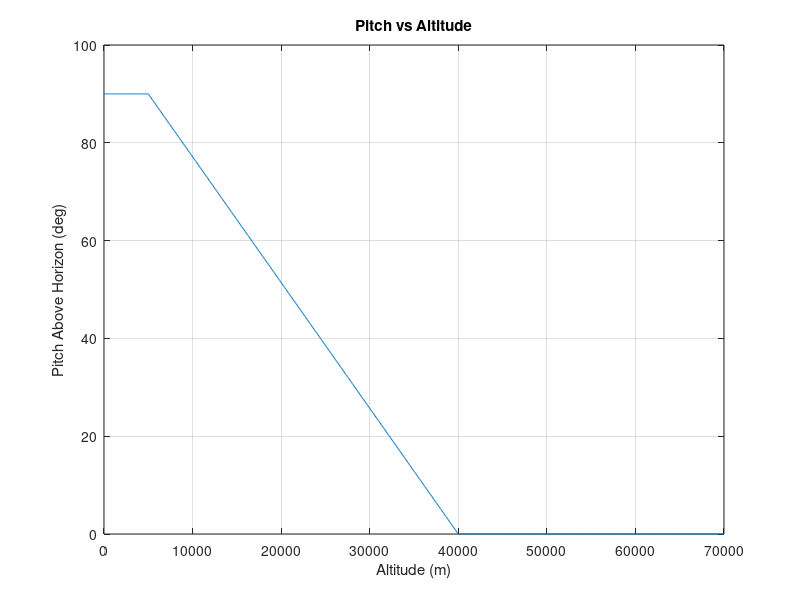

Write MATLAB code to recreate this figure.
X = linspace(0,70000,1000)';
switch_alt = 5000;
end_alt    = 40000;
for iX =1:length(X)
    
    Y(iX,1) = max(0,min(90,90 - (90/(end_alt - switch_alt))*(X(iX) - switch_alt)));    
end

plot(X,Y)
grid on
xlabel('Altitude (m)')
ylabel('Pitch Above Horizon (deg)')
title('Pitch vs Altitude')